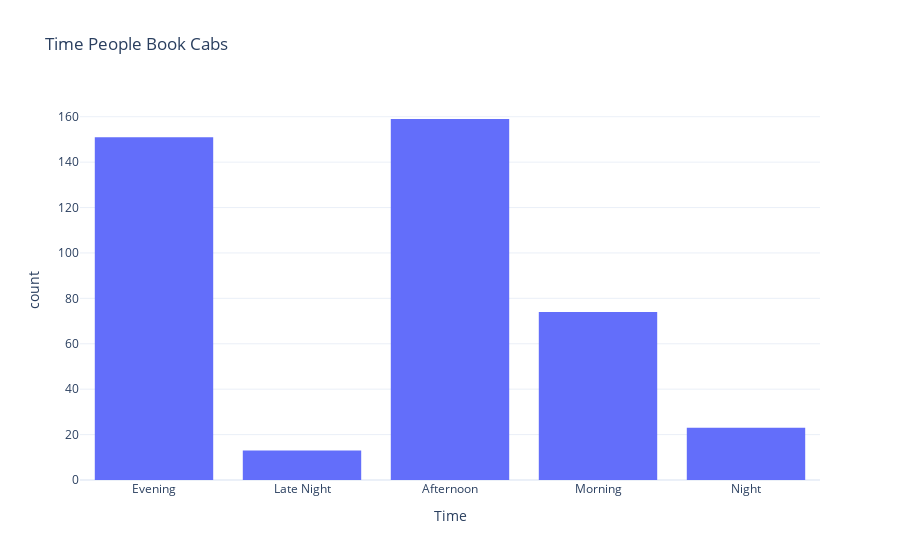

Notebook cell for this chart:
### Markdown cell above
Ans3. At what time do people book cabs the most from uber.

### Code cell
fig=px.histogram(data,x='Time',title='Time People Book Cabs')
fig.show()

### Figure 1 — Plotly figure (JSON) as saved in the notebook; plotly's stock layout.template omitted (floating-point values rounded to 4 significant figures; data arrays with more than 128 entries replaced by an {"elided": "..."} marker saying what was removed)
{"data": [{"bingroup": "x", "hovertemplate": "Time=%{x}<br>count=%{y}<extra></extra>", "legendgroup": "", "marker": {"color": "#636efa", "pattern": {"shape": ""}}, "name": "", "orientation": "v", "showlegend": false, "type": "histogram", "x": {"elided": "420 str values"}, "xaxis": "x", "yaxis": "y"}], "layout": {"barmode": "relative", "legend": {"tracegroupgap": 0}, "title": {"text": "Time People Book Cabs"}, "xaxis": {"anchor": "y", "domain": [0, 1], "title": {"text": "Time"}}, "yaxis": {"anchor": "x", "domain": [0, 1], "title": {"text": "count"}}}}
